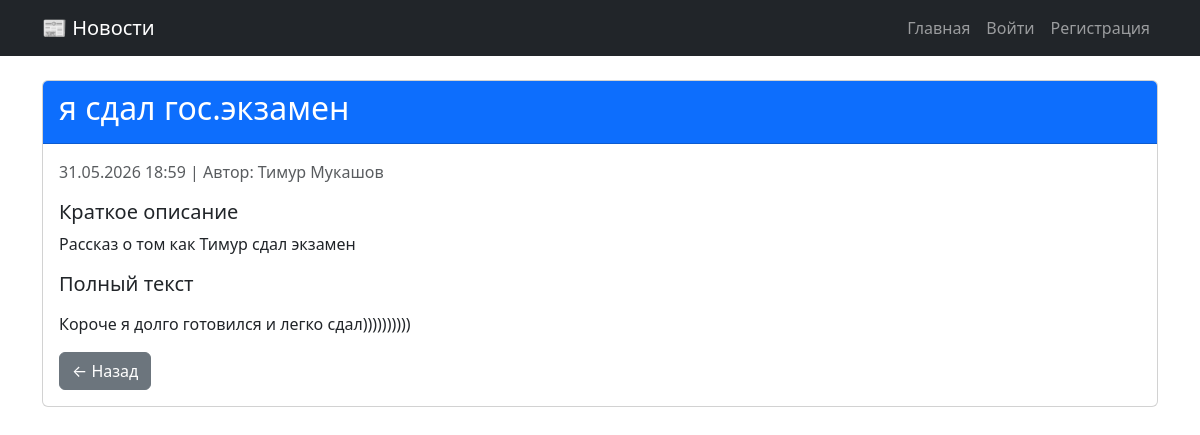
Screenshot of /news/4/ with the database file from the repository.
### news_app/models.py (models this page shows, shortened)
class News(models.Model):
    title = models.CharField(max_length=200)
    summary = models.CharField(max_length=300)
    content = models.TextField()
    author = models.ForeignKey(User, on_delete=models.CASCADE)
    date_created = models.DateTimeField(auto_now_add=True)
    date_updated = models.DateTimeField(auto_now=True)
    class Meta:
        ordering = ['-date_created']

### news_app/views.py (the view)
# urls.py: path('news/<int:pk>/', views.news_detail_view, name='news_detail'),
def news_detail_view(request, pk):
    news = get_object_or_404(News, pk=pk)
    return render(request, 'news_detail.html', {'news': news})

### news_app/templates/news_detail.html (shortened to what this page needs)
{% extends 'base.html' %}
{% block content %}
<div class="card">
    <div class="card-header bg-primary text-white">
        <h2>{{ news.title }}</h2>
    </div>
    <div class="card-body">
        <p class="text-muted">
            {{ news.date_created|date:"d.m.Y H:i" }} |
            Автор: {{ news.author.get_full_name|default:news.author.username }}
        </p>
        <h5>Краткое описание</h5>
        <p>{{ news.summary }}</p>
        <h5>Полный текст</h5>
        <p>{{ news.content|linebreaks }}</p>
        <a href="{% url 'home' %}" class="btn btn-secondary">← Назад</a>
    </div>
</div>
{% endblock %}

### rows the page displays
News: title "я сдал гос.экзамен", date_created "31.05.2026 18:59", author.get_full_name "Тимур Мукашов", summary "Рассказ о том как Тимур сдал экзамен", content "Короче я долго готовился и легко сдал))))))))))"
